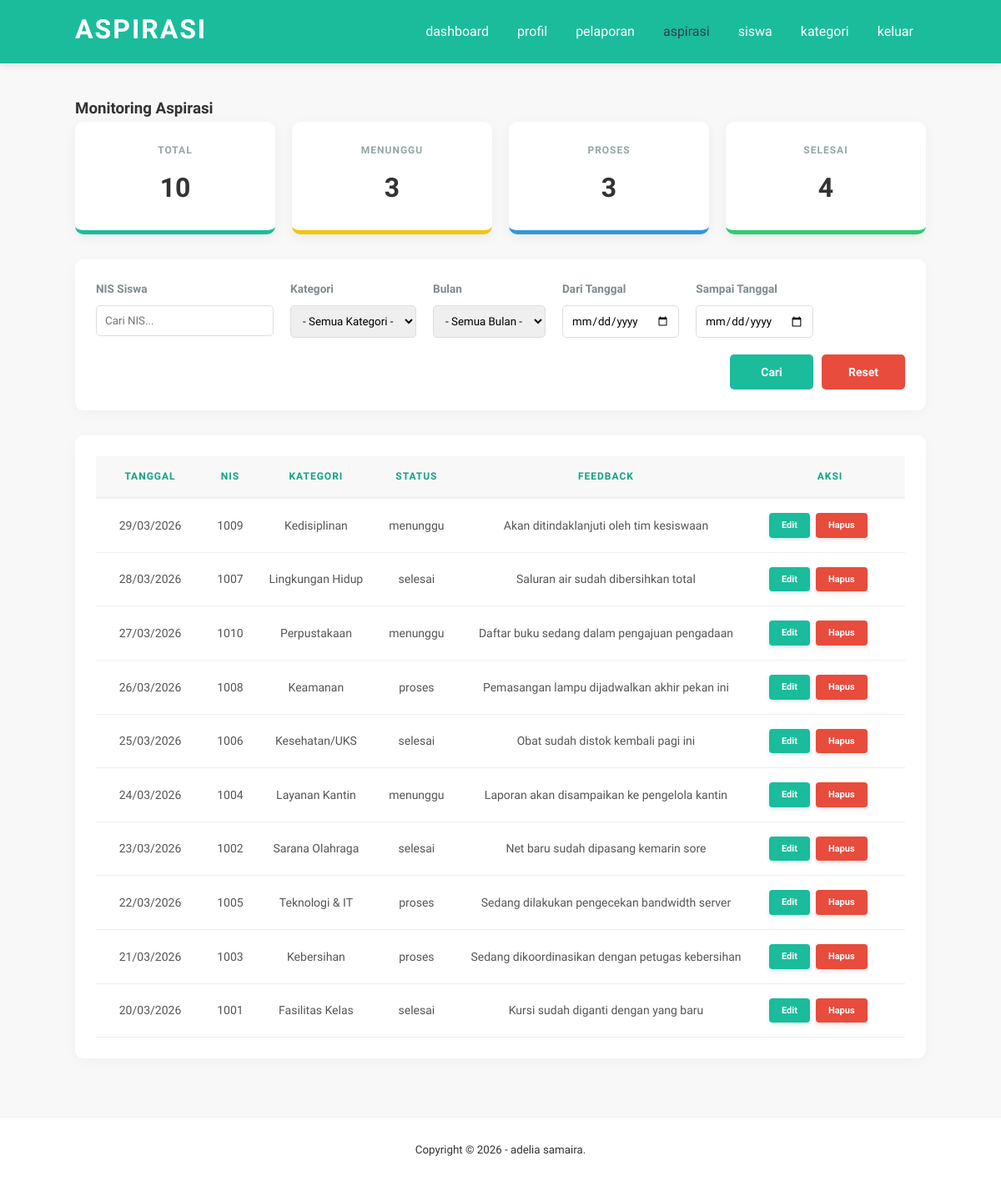
/websiswa/aspirasi.php (signed in), run on the app's committed database.
### tables this page shows
CREATE TABLE `aspirasi` (
  `id_aspirasi` int(5) NOT NULL,
  `status` enum('menunggu','proses','selesai') NOT NULL DEFAULT 'menunggu',
  `id_pelaporan` int(5) NOT NULL,
  `feedback` varchar(100) NOT NULL,
  `tanggal_input` date NOT NULL DEFAULT current_timestamp()
);

CREATE TABLE `input_aspirasi` (
  `id_pelaporan` int(5) NOT NULL,
  `nis` int(10) NOT NULL,
  `id_kategori` int(5) NOT NULL,
  `lokasi` varchar(50) NOT NULL,
  `ket` varchar(50) NOT NULL,
  `tanggal_input` date NOT NULL DEFAULT current_timestamp()
);

CREATE TABLE `kategori` (
  `id_kategori` int(5) NOT NULL,
  `ket_kategori` varchar(30) NOT NULL
);

### websiswa/aspirasi.php (the view, shortened to what this page needs)
<?php
include 'db.php';
$where = " WHERE 1=1 ";
$count_all = mysqli_query($conn, "SELECT id_aspirasi FROM aspirasi LEFT JOIN input_aspirasi USING (id_pelaporan) $where");
$total_aspirasi = mysqli_num_rows($count_all);
$count_menunggu = mysqli_query($conn, "SELECT id_aspirasi FROM aspirasi LEFT JOIN input_aspirasi USING (id_pelaporan) $where AND status = 'menunggu'");
$total_menunggu = mysqli_num_rows($count_menunggu);
$count_proses = mysqli_query($conn, "SELECT id_aspirasi FROM aspirasi LEFT JOIN input_aspirasi USING (id_pelaporan) $where AND status = 'proses'");
$total_proses = mysqli_num_rows($count_proses);
$count_selesai = mysqli_query($conn, "SELECT id_aspirasi FROM aspirasi LEFT JOIN input_aspirasi USING (id_pelaporan) $where AND status = 'selesai'");
$total_selesai = mysqli_num_rows($count_selesai);
$query_str = "SELECT * FROM aspirasi
                  LEFT JOIN input_aspirasi USING (id_pelaporan)
                  LEFT JOIN kategori USING (id_kategori)
                  $where
                  ORDER BY id_aspirasi DESC";
$aspirasi = mysqli_query($conn, $query_str);
?>
<!DOCTYPE html>
<html>
<head>
    <link rel="stylesheet" type="text/css" href="css/style.css">
</head>
<body>
    <header>
        <div class="container">
            <h1><a href="dashboard.php">aspirasi</a></h1>
            <ul>
                <li><a href="dashboard.php">dashboard</a></li>
                <li><a href="profil.php">profil</a></li>
                <li><a href="pelaporan.php">pelaporan</a></li>
                <li><a href="aspirasi.php" class="active">aspirasi</a></li>
                <li><a href="siswa.php">siswa</a></li>
                <li><a href="kategori.php">kategori</a></li>
                <li><a href="keluar.php">keluar</a></li>
            </ul>
        </div>
    </header>
    <div class="section">
        <div class="container">
            <h3>Monitoring Aspirasi</h3>
            <div class="card-container">
                <div class="card">
                    <h4>Total</h4>
                    <p><?php echo $total_aspirasi; ?></p>
                </div>
                <div class="card" style="border-bottom-color: #f1c40f;">
                    <h4>Menunggu</h4>
                    <p><?php echo $total_menunggu; ?></p>
                </div>
                <div class="card" style="border-bottom-color: #3498db;">
                    <h4>Proses</h4>
                    <p><?php echo $total_proses; ?></p>
                </div>
                <div class="card" style="border-bottom-color: #2ecc71;">
                    <h4>Selesai</h4>
                    <p><?php echo $total_selesai; ?></p>
                </div>
            </div>
            <div class="box">
                <form action="" method="GET" class="filter-form">
                    <div class="filter-inputs-wrapper">
                        <div class="filter-group">
                            <label>NIS Siswa</label>
                            <input type="number" name="search_nis" placeholder="Cari NIS..."
                                value="<?php echo @$_GET['search_nis'] ?>">
                        </div>
                        <div class="filter-group">
                            <label>Kategori</label>
                            <select name="filter_kat">
                                <option value="">- Semua Kategori -</option>
                            </select>
                        </div>
                        <div class="filter-group">
                            <label>Bulan</label>
                            <select name="filter_month">
                                <option value="">- Semua Bulan -</option>
                            </select>
                        </div>
                        <div class="filter-group">
                            <label>Dari Tanggal</label>
                            <input type="date" name="date_from" value="<?php echo @$_GET['date_from'] ?>">
                        </div>
                        <div class="filter-group">
                            <label>Sampai Tanggal</label>
                            <input type="date" name="date_to" value="<?php echo @$_GET['date_to'] ?>">
                        </div>
                    </div>
                    <div class="filter-actions-wrapper">
                        <button type="submit" class="btn-filter">Cari</button>
                        <a href="aspirasi.php" class="btn-reset">Reset</a>
                    </div>
                </form>
            </div>
            <div class="box">
                <table border="0" cellspacing="0" class="table">
                    <thead>
                        <tr>
                            <th width="130px">Tanggal</th>
                            <th>NIS</th>
                            <th>Kategori</th>
                            <th>Status</th>
                            <th>Feedback</th>
                            <th width="180px">Aksi</th>
                        </tr>
                    </thead>
                    <tbody>
                        <?php
                        if (mysqli_num_rows($aspirasi) > 0) {
                            while ($row = mysqli_fetch_array($aspirasi)) {
                                ?>
                                <tr>
                                    <td><?php echo date('d/m/Y', strtotime($row['tanggal_input'])) ?></td>
                                    <td><?php echo $row['nis'] ?></td>
                                    <td><?php echo $row['ket_kategori'] ?></td>
                                    <td>
                                        <span class="status-label <?php echo $row['status'] ?>">
                                            <?php echo $row['status'] ?>
                                        </span>
                                    </td>
                                    <td>
                                        <?php echo $row['feedback'] ?>
                                    </td>
                                    <td>
                                        <div class="btn-container">
                                            <a href="edit-aspirasi.php?id=<?php echo $row['id_aspirasi'] ?>"
                                                class="edit">Edit</a>
                                            <a href="proses-hapus.php?aspirasi=<?php echo $row['id_aspirasi'] ?>" class="hapus"
                                                onclick="return confirm('Yakin hapus aspirasi ini?')">Hapus</a>
                                        </div>
                                    </td>
                                </tr>
                            <?php }
                        } else { ?>
                            <tr>
                                <td colspan="6" align="center">Tidak ada data ditemukan.</td>
                            </tr>
                        <?php } ?>
                    </tbody>
                </table>
            </div>
        </div>
    </div>
    <footer>
        <div class="container">
            <small>Copyright &copy; 2026 - adelia samaira.</small>
        </div>
    </footer>
</body>
</html>

### websiswa/css/style.css (style rules this page uses)
:root { --primary-color: #1ABC9C; --secondary-color: #16a085; --bg-light: #f8f8f8; --text-dark: #333; --radius: 10px; --danger: #e74c3c; --warning: #f1c40f; }
* { padding: 0; margin: 0; font-family: 'Quicksand', sans-serif; box-sizing: border-box; }
body { background-color: var(--bg-light); color: var(--text-dark); line-height: 1.6; min-height: 100vh; display: flex; flex-direction: column; }
a { color: inherit; text-decoration: none; transition: 0.3s; }
.btn-container { display: flex; gap: 3px; }
.table td a.edit, .table td a.hapus, .table td a.kelola { display: inline-block; padding: 6px 15px; border-radius: 4px; font-size: 11px; font-weight: 600; text-decoration: none; text-transform: capitalize; color: #fff !important; transition: all 0.3s ease; border: none; cursor: pointer; margin: 2px; }
.table td a.edit, .table td a.kelola { background-color: var(--primary-color); box-shadow: 0 2px 5px rgba(26, 188, 156, 0.2); }
.table td a.hapus { background-color: var(--danger); box-shadow: 0 2px 5px rgba(231, 76, 60, 0.2); }
.container { width: 85%; margin: 0 auto; }
.container:after { content: ''; display: block; clear: both; }
.section { padding: 40px 0; flex: 1; }
header { background-color: var(--primary-color); color: #fff; padding: 10px 0; box-shadow: 0 2px 10px rgba(0,0,0,0.1); }
header h1 { float: left; text-transform: uppercase; letter-spacing: 2px; }
header ul { float: right; list-style: none; }
header ul li { display: inline-block; }
header ul li a { padding: 15px; display: inline-block; font-weight: 500; }
header ul li a:hover, header ul li a.active { color: #2c3e50; }
.box { background-color: #fff; border-radius: var(--radius); padding: 25px; margin-bottom: 30px; box-shadow: 0 4px 15px rgba(0,0,0,0.03); }
.card-container { display: flex; justify-content: space-between; gap: 20px; margin-bottom: 30px; flex-wrap: wrap; }
.card { flex: 1; min-width: 200px; background: #fff; padding: 25px; border-radius: var(--radius); text-align: center; box-shadow: 0 4px 15px rgba(0,0,0,0.05); border-bottom: 5px solid var(--primary-color); transition: transform 0.3s ease; }
.card h4 { text-transform: uppercase; font-size: 0.75rem; color: #95a5a6; margin-bottom: 10px; letter-spacing: 1px; }
.card p { font-size: 2rem; font-weight: bold; color: var(--text-dark); }
.filter-form { display: flex; justify-content: flex-end; align-items: flex-end; flex-wrap: wrap; gap: 20px; }
.filter-inputs-wrapper { flex: 1; display: flex; justify-content: flex-start; gap: 20px; }
.filter-group { display: flex; flex-direction: column; gap: 8px; }
.filter-group label { font-weight: 600; font-size: 0.85rem; color: #7f8c8d; }
.filter-group input { padding: 10px; border: 1px solid #ddd; border-radius: 5px; outline: none; }
.filter-group select { padding: 10px; border: 1px solid #ddd; border-radius: 5px; outline: none; }
.filter-actions-wrapper { display: flex; gap: 10px; align-items: flex-end; }
.btn-filter, .btn-reset { display: inline-flex; align-items: center; justify-content: center; width: 100px; height: 42px; padding: 0; text-align: center; border-radius: 5px; font-weight: 600; font-size: 14px; cursor: pointer; border: none; transition: 0.3s; }
.btn-filter { background-color: var(--primary-color); color: white; }
.btn-reset { background-color: var(--danger); color: white; }
.table { width: 100%; border-collapse: collapse; }
.table thead th { background-color: var(--bg-light); color: var(--secondary-color); text-transform: uppercase; font-size: 12px; letter-spacing: 1px; padding: 15px; text-align: center; border-bottom: 2px solid #eee; }
.table tbody td { padding: 15px; border-bottom: 1px solid #eee; text-align: center; font-size: 14px; color: #555; vertical-align: middle; }
footer { padding: 25px 0; text-align: center; background-color: #fff; border-top: 1px solid #eee; }

### data on the page
aspirasi: id_pelaporan.tanggal_input "29/03/2026", id_pelaporan.nis "1009", kategori.ket_kategori "Kedisiplinan", status "menunggu", feedback "Akan ditindaklanjuti oleh tim kesiswaan"
aspirasi: id_pelaporan.tanggal_input "28/03/2026", id_pelaporan.nis "1007", kategori.ket_kategori "Lingkungan Hidup", status "selesai", feedback "Saluran air sudah dibersihkan total"
aspirasi: id_pelaporan.tanggal_input "27/03/2026", id_pelaporan.nis "1010", kategori.ket_kategori "Perpustakaan", status "menunggu", feedback "Daftar buku sedang dalam pengajuan pengadaan"
aspirasi: id_pelaporan.tanggal_input "26/03/2026", id_pelaporan.nis "1008", kategori.ket_kategori "Keamanan", status "proses", feedback "Pemasangan lampu dijadwalkan akhir pekan ini"
aspirasi: id_pelaporan.tanggal_input "25/03/2026", id_pelaporan.nis "1006", kategori.ket_kategori "Kesehatan/UKS", status "selesai", feedback "Obat sudah distok kembali pagi ini"
aspirasi: id_pelaporan.tanggal_input "24/03/2026", id_pelaporan.nis "1004", kategori.ket_kategori "Layanan Kantin", status "menunggu", feedback "Laporan akan disampaikan ke pengelola kantin"
aspirasi: id_pelaporan.tanggal_input "23/03/2026", id_pelaporan.nis "1002", kategori.ket_kategori "Sarana Olahraga", status "selesai", feedback "Net baru sudah dipasang kemarin sore"
aspirasi: id_pelaporan.tanggal_input "22/03/2026", id_pelaporan.nis "1005", kategori.ket_kategori "Teknologi & IT", status "proses", feedback "Sedang dilakukan pengecekan bandwidth server"
aspirasi: id_pelaporan.tanggal_input "21/03/2026", id_pelaporan.nis "1003", kategori.ket_kategori "Kebersihan", status "proses", feedback "Sedang dikoordinasikan dengan petugas kebersihan"
aspirasi: id_pelaporan.tanggal_input "20/03/2026", id_pelaporan.nis "1001", kategori.ket_kategori "Fasilitas Kelas", status "selesai", feedback "Kursi sudah diganti dengan yang baru"

### other printed values
$total_aspirasi "10"
$total_menunggu "3"
$total_proses "3"
$total_selesai "4"
